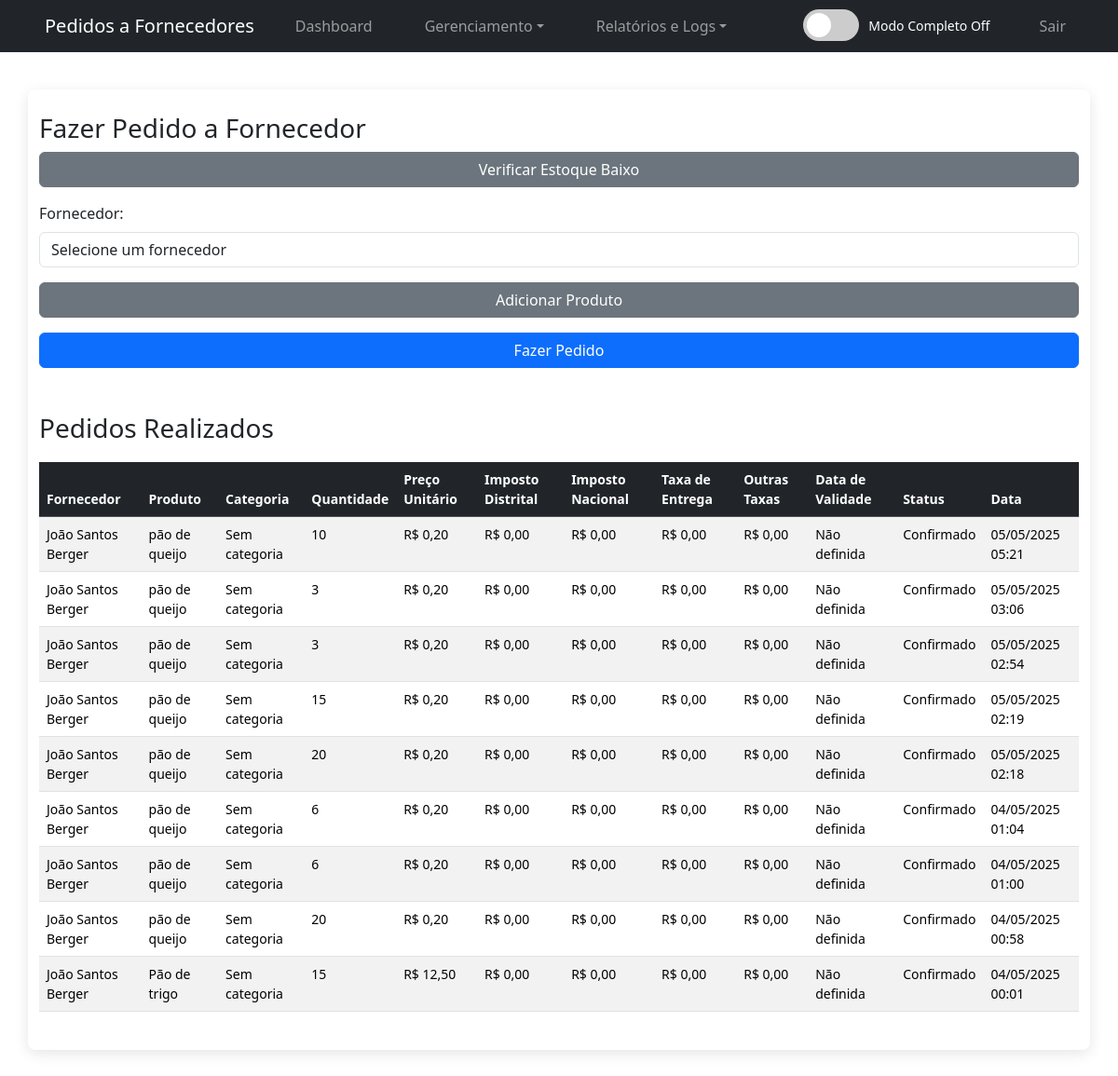
/pedidos_fornecedores.php (signed in), run on the app's committed database.
### tables this page shows
CREATE TABLE `pedidos_fornecedores` (
  `id` int(11) NOT NULL AUTO_INCREMENT,
  `fornecedor_id` int(11) NOT NULL,
  `nome_produto` varchar(100) NOT NULL,
  `quantidade` int(11) NOT NULL,
  `preco_unitario` decimal(10,2) NOT NULL,
  `imposto_distrital` decimal(10,2) DEFAULT 0.00,
  `imposto_nacional` decimal(10,2) DEFAULT 0.00,
  `taxa_entrega` decimal(10,2) DEFAULT 0.00,
  `outras_taxas` decimal(10,2) DEFAULT 0.00,
  `status` enum('pendente','confirmado','negado') DEFAULT 'pendente',
  `criado_em` timestamp NOT NULL DEFAULT current_timestamp(),
  `data_validade` date DEFAULT NULL,
  `categoria_id` int(11) DEFAULT NULL,
  PRIMARY KEY (`id`),
  KEY `fornecedor_id` (`fornecedor_id`),
  KEY `fk_pedidos_categoria` (`categoria_id`),
  CONSTRAINT `fk_pedidos_categoria` FOREIGN KEY (`categoria_id`) REFERENCES `categorias` (`id`) ON DELETE SET NULL,
  CONSTRAINT `pedidos_fornecedores_ibfk_1` FOREIGN KEY (`fornecedor_id`) REFERENCES `fornecedores` (`id`)
);

CREATE TABLE `fornecedores` (
  `id` int(11) NOT NULL AUTO_INCREMENT,
  `nome` varchar(100) NOT NULL,
  `endereco` text DEFAULT NULL,
  `telefone` varchar(20) NOT NULL,
  `cnpj` varchar(18) DEFAULT NULL,
  `cpf` varchar(14) DEFAULT NULL,
  `email` varchar(100) DEFAULT NULL,
  `descrição` text DEFAULT NULL,
  `comentarios` text DEFAULT NULL,
  PRIMARY KEY (`id`)
);

### pedidos_fornecedores.php (the view, shortened to what this page needs)
<?php
require_once 'conexao.php';
$sql_pedidos = "SELECT pf.*, f.nome AS nome_fornecedor, c.nome AS categoria_nome
                FROM pedidos_fornecedores pf
                JOIN fornecedores f ON pf.fornecedor_id = f.id
                LEFT JOIN categorias c ON pf.categoria_id = c.id
                ORDER BY pf.criado_em DESC";
$resultado_pedidos = $conexao->query($sql_pedidos);
$pedidos = [];
while ($row = $resultado_pedidos->fetch_assoc()) {
    $pedidos[] = $row;
}
?>
<!DOCTYPE html>
<html lang="pt-BR">
<head>
    <link rel="stylesheet" href="style.css">
    <link href="https://cdn.jsdelivr.net/npm/bootstrap@5.3.3/dist/css/bootstrap.min.css" rel="stylesheet">
</head>
<body>
    <?php include 'navbar.php'; ?>
    <div class="container">
        <h3>Fazer Pedido a Fornecedor</h3>
        <form method="POST" action="pedidos_fornecedores.php" class="mb-3">
            <button type="submit" name="verificar_estoque" class="btn btn-secondary">Verificar Estoque Baixo</button>
        </form>
        <form method="POST" action="pedidos_fornecedores.php">
            <div class="mb-3">
                <label for="fornecedor_id" class="form-label">Fornecedor:</label>
                <select name="fornecedor_id" class="form-control" required>
                    <option value="">Selecione um fornecedor</option>
                </select>
            </div>
            <button type="button" id="addProduto" class="btn btn-secondary mb-3">Adicionar Produto</button>
            <button type="submit" name="fazer_pedido" class="btn btn-primary">Fazer Pedido</button>
        </form>
        <h3 class="mt-5">Pedidos Realizados</h3>
        <?php if (empty($pedidos)): ?>
            <p>Nenhum pedido realizado.</p>
        <?php else: ?>
            <table class="table table-striped table-hover">
                <thead class="table-dark">
                    <tr>
                        <th>Fornecedor</th>
                        <th>Produto</th>
                        <th>Categoria</th>
                        <th>Quantidade</th>
                        <th>Preço Unitário</th>
                        <th>Imposto Distrital</th>
                        <th>Imposto Nacional</th>
                        <th>Taxa de Entrega</th>
                        <th>Outras Taxas</th>
                        <th>Data de Validade</th>
                        <th>Status</th>
                        <th>Data</th>
                    </tr>
                </thead>
                <tbody>
                    <?php foreach ($pedidos as $pedido): ?>
                        <tr>
                            <td><?php echo htmlspecialchars($pedido['nome_fornecedor']); ?></td>
                            <td><?php echo htmlspecialchars($pedido['nome_produto']); ?></td>
                            <td><?php echo htmlspecialchars($pedido['categoria_nome'] ?? 'Sem categoria'); ?></td>
                            <td><?php echo $pedido['quantidade']; ?></td>
                            <td>R$ <?php echo number_format($pedido['preco_unitario'], 2, ',', '.'); ?></td>
                            <td>R$ <?php echo number_format($pedido['imposto_distrital'], 2, ',', '.'); ?></td>
                            <td>R$ <?php echo number_format($pedido['imposto_nacional'], 2, ',', '.'); ?></td>
                            <td>R$ <?php echo number_format($pedido['taxa_entrega'], 2, ',', '.'); ?></td>
                            <td>R$ <?php echo number_format($pedido['outras_taxas'], 2, ',', '.'); ?></td>
                            <td><?php echo $pedido['data_validade'] ? date('d/m/Y', strtotime($pedido['data_validade'])) : 'Não definida'; ?></td>
                            <td>
                                <?php
                                if ($pedido['status'] === 'pendente') {
                                    echo 'Pendente';
                                } elseif ($pedido['status'] === 'confirmado') {
                                    echo 'Confirmado';
                                } elseif ($pedido['status'] === 'negado') {
                                    echo 'Negado';
                                }
                                ?>
                            </td>
                            <td><?php echo date('d/m/Y H:i', strtotime($pedido['criado_em'])); ?></td>
                        </tr>
                    <?php endforeach; ?>
                </tbody>
            </table>
        <?php endif; ?>
    </div>
</body>
</html>

### style.css (style rules this page uses)
* { margin: 0; padding: 0; box-sizing: border-box; }
body { font-family: 'Segoe UI', Arial, sans-serif; background-color: #f5f6fa; color: #333; line-height: 1.6; }
.container { width: 70%; max-width: 900px; margin: 40px auto; background-color: white; padding: 25px; box-shadow: 0 4px 15px rgba(0,0,0,0.1); border-radius: 8px; }
input, select, textarea, button { width: 100%; padding: 12px; margin: 10px 0; border-radius: 5px; border: 1px solid #ddd; font-size: 15px; transition: border-color 0.3s ease; }
button { background-color: #e74c3c; color: white; cursor: pointer; font-weight: bold; transition: background-color 0.3s ease, transform 0.2s ease; }
table { width: 100%; border-collapse: collapse; margin-top: 20px; font-size: 14px; }
th, td { padding: 12px 15px; border: 1px solid #ddd; text-align: left; }
th { background-color: #2c3e50; color: white; font-weight: bold; }
tr:nth-child(even) { background-color: #f9f9f9; }
.btn { display: inline-block; padding: 8px 12px; text-decoration: none; border-radius: 4px; font-size: 14px; transition: background-color 0.3s ease, transform 0.2s ease; }

### data on the page
pedidos_fornecedores: fornecedor.nome "João Santos Berger", nome_produto "pão de queijo", categoria_nome "Sem categoria", quantidade "10", preco_unitario "0,20", imposto_distrital "0,00", imposto_nacional "0,00", taxa_entrega "0,00", outras_taxas "0,00", shows "Não definida", status "Confirmado", criado_em "05/05/2025 05:21"
pedidos_fornecedores: fornecedor.nome "João Santos Berger", nome_produto "pão de queijo", categoria_nome "Sem categoria", quantidade "3", preco_unitario "0,20", imposto_distrital "0,00", imposto_nacional "0,00", taxa_entrega "0,00", outras_taxas "0,00", shows "Não definida", status "Confirmado", criado_em "05/05/2025 03:06"
pedidos_fornecedores: fornecedor.nome "João Santos Berger", nome_produto "pão de queijo", categoria_nome "Sem categoria", quantidade "3", preco_unitario "0,20", imposto_distrital "0,00", imposto_nacional "0,00", taxa_entrega "0,00", outras_taxas "0,00", shows "Não definida", status "Confirmado", criado_em "05/05/2025 02:54"
pedidos_fornecedores: fornecedor.nome "João Santos Berger", nome_produto "pão de queijo", categoria_nome "Sem categoria", quantidade "15", preco_unitario "0,20", imposto_distrital "0,00", imposto_nacional "0,00", taxa_entrega "0,00", outras_taxas "0,00", shows "Não definida", status "Confirmado", criado_em "05/05/2025 02:19"
pedidos_fornecedores: fornecedor.nome "João Santos Berger", nome_produto "pão de queijo", categoria_nome "Sem categoria", quantidade "20", preco_unitario "0,20", imposto_distrital "0,00", imposto_nacional "0,00", taxa_entrega "0,00", outras_taxas "0,00", shows "Não definida", status "Confirmado", criado_em "05/05/2025 02:18"
pedidos_fornecedores: fornecedor.nome "João Santos Berger", nome_produto "pão de queijo", categoria_nome "Sem categoria", quantidade "6", preco_unitario "0,20", imposto_distrital "0,00", imposto_nacional "0,00", taxa_entrega "0,00", outras_taxas "0,00", shows "Não definida", status "Confirmado", criado_em "04/05/2025 01:04"
pedidos_fornecedores: fornecedor.nome "João Santos Berger", nome_produto "pão de queijo", categoria_nome "Sem categoria", quantidade "6", preco_unitario "0,20", imposto_distrital "0,00", imposto_nacional "0,00", taxa_entrega "0,00", outras_taxas "0,00", shows "Não definida", status "Confirmado", criado_em "04/05/2025 01:00"
pedidos_fornecedores: fornecedor.nome "João Santos Berger", nome_produto "pão de queijo", categoria_nome "Sem categoria", quantidade "20", preco_unitario "0,20", imposto_distrital "0,00", imposto_nacional "0,00", taxa_entrega "0,00", outras_taxas "0,00", shows "Não definida", status "Confirmado", criado_em "04/05/2025 00:58"
pedidos_fornecedores: fornecedor.nome "João Santos Berger", nome_produto "Pão de trigo", categoria_nome "Sem categoria", quantidade "15", preco_unitario "12,50", imposto_distrital "0,00", imposto_nacional "0,00", taxa_entrega "0,00", outras_taxas "0,00", shows "Não definida", status "Confirmado", criado_em "04/05/2025 00:01"

### other printed values
$title "Pedidos a Fornecedores"
